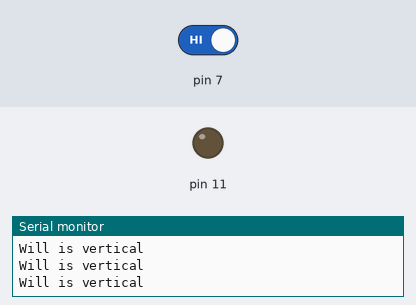
This sketch was run on a simulated Arduino Uno, built with avr-gcc and run on an emulated ATmega328P. Parts: output pins drawn as LEDs (lit = HIGH), the last lines printed to the serial monitor. The inputs (shaded band) are chosen by the test bench; at power-on: pin 7 HIGH.

Above: at 1.2 s.
1.3 s: pin 7 driven LOW
At 2.5 s:
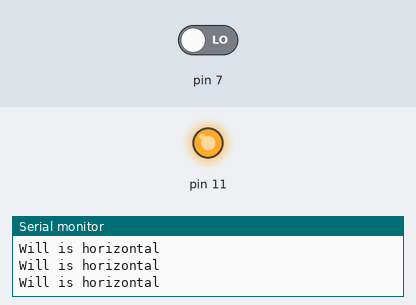
2.8 s: pin 7 driven HIGH
At 3.7 s:
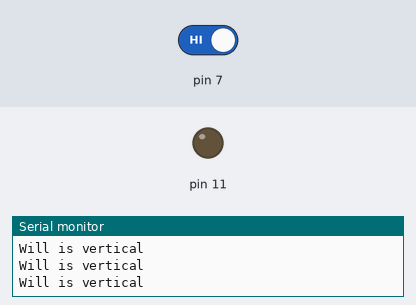
Timing chart, 0 to 5.8 s (numbered marks = the images above; inputs shaded):
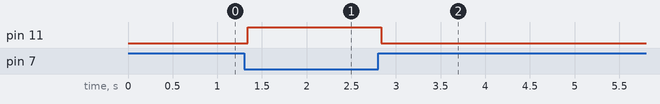

The sketch:

sit-up_counter_v1.ino
```cpp
void setup() {
  Serial.begin(9600);
  pinMode(7, INPUT);
  pinMode(11, OUTPUT);
}

int x = 0;

void loop() {
  x = digitalRead(7);
  if(x == 0) {
    Serial.println("Will is horizontal");
    digitalWrite(11, HIGH);
  }
  if(x == 1) {
    Serial.println("Will is vertical");
    digitalWrite(11, LOW);
  }
}
```

Measured:
- after the input at 1.3 s, pin 11: LOW → HIGH at once
- after the input at 2.8 s, pin 11: HIGH → LOW at once
